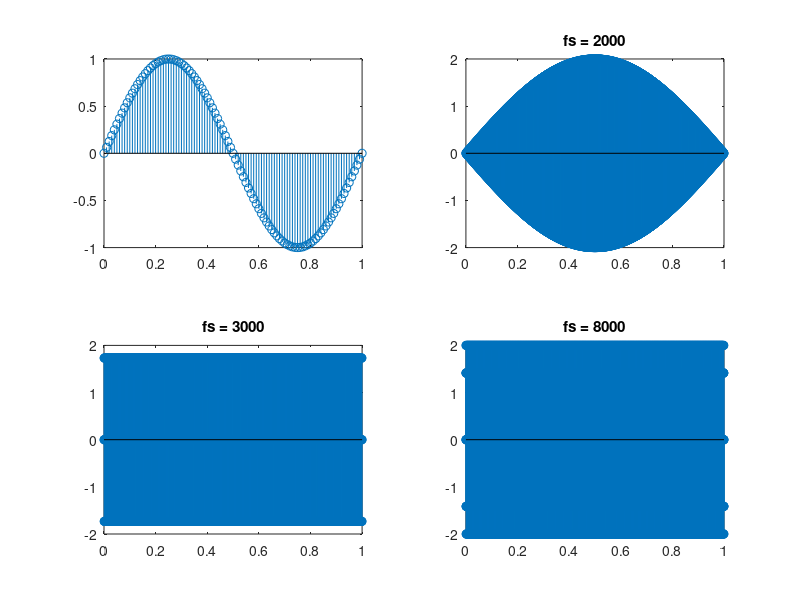

Here is the MATLAB script that generated this plot:
clc
close all

%easy sine wave in 100 sampling rate
fs = 100
t = 0:1/fs:1
y = sin(2*pi*t)
subplot(2, 2, 1)
stem(t,y)

%1000 oscilations in 1 second
%sampling rate, fs = 2000 still missing original signal
fs = 2001
f = 1000
t = 0:1/fs:1
y = 2.*sin(2*pi*f*t)
subplot(2,2,2)
stem(t,y)
title('fs = 2000')

%1000 oscilations in 1 second
%sampling rate, fs = 3000 still missing highest value = 2
fs = 3000
f = 1000
t = 0:1/fs:1
y = 2*sin(2*pi*f*t)
subplot(2,2,3)
stem(t,y)
title('fs = 3000')

%1000 oscilations in 1 second
%sampling rate, fs = 8000 highest value = 2 found
fs = 8000
f = 1000
t = 0:1/fs:1
y = 2*sin(2*pi*f*t)
subplot(2,2,4)
stem(t,y)
title('fs = 8000')